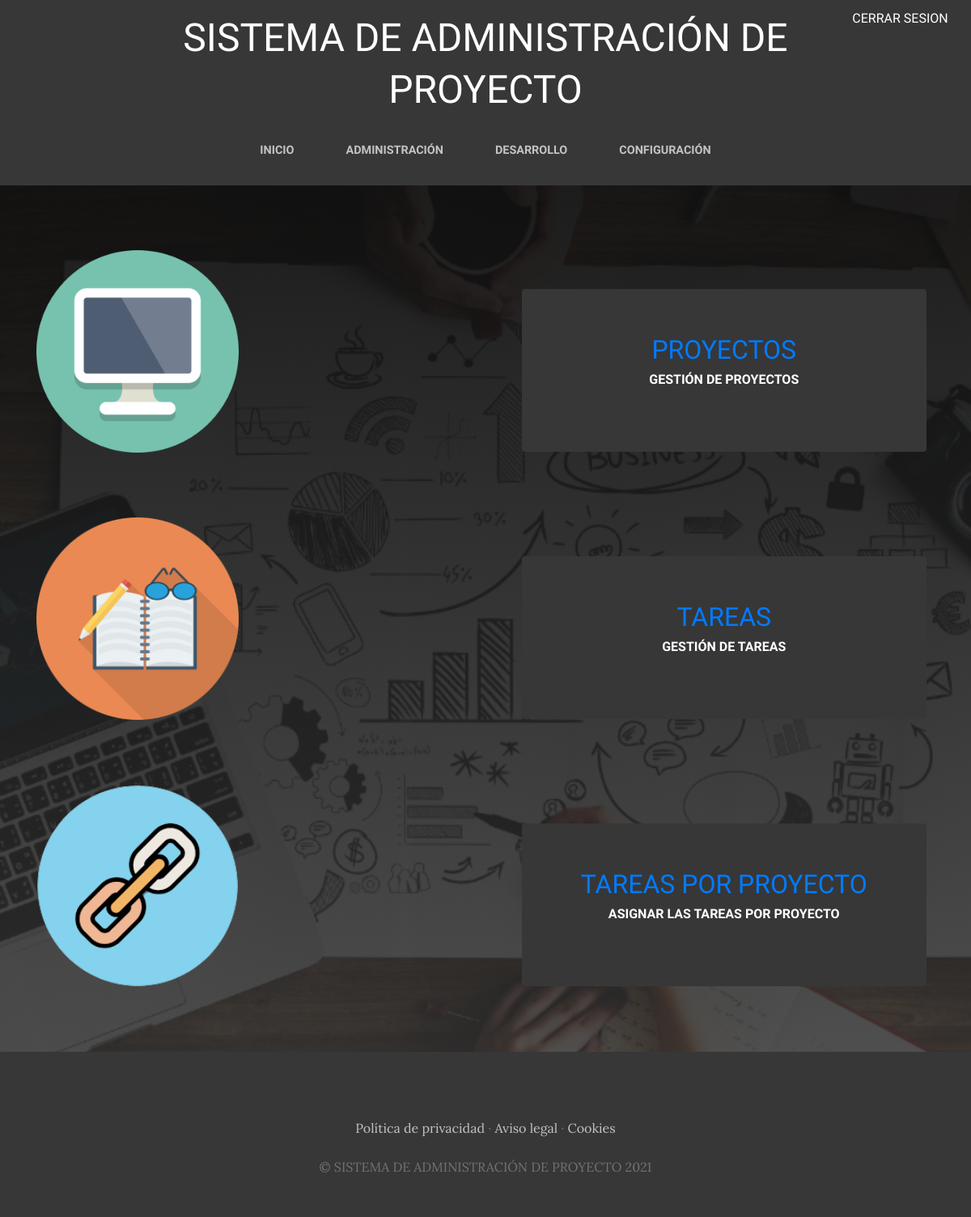
Page /desarrollo/ (signed in) on the committed database.
### desarrollo/models.py (models this page shows, shortened)
class Desarrollo(models.Model):
    titulo= models.CharField(max_length=50)
    contenido= models.CharField(max_length=50)
    imagen= models.ImageField(upload_to='desarrollo')
    create= models.DateTimeField(auto_now_add= True)
    updated= models.DateTimeField(auto_now_add= True)
    code_url = models.CharField(max_length=250)
    class Meta:
        verbose_name='Modulo de desarrollo'
        verbose_name_plural='Modulos de desarrollo'

### desarrollo/views.py (the view)
# urls.py: path('',views.desarrollo_view, name="desarrollo"),
@login_required(login_url='/ingresar')
def desarrollo_view(request):
    desarrollo = Desarrollo.objects.all()
    return render(request,"desarrollo/desarrollo_tpl.html",{'desarrollo':desarrollo})

### desarrollo/Templates/desarrollo/desarrollo_tpl.html
{% extends "SysGesApp/base.html" %}
{% load static %}
{% block content %}
    {% for desarrollo in desarrollo %}
   <section class="page-section clearfix">
      <div class="container">
        <div class="intro">
          <img class="intro-img img-fluid mb-3 mb-lg-0 rounded"
          src="{{desarrollo.imagen.url}}" alt=""
          style="width: 250px;">
          <div class="intro-text left-0 text-center bg-faded p-5 rounded">
            <h2 class="section-heading mb-4" >
              <a class="nav-link text-uppercase text-expanded" href="{{desarrollo.code_url}}">{{desarrollo.titulo}}</a>
              <span class="section-heading-upper">{{desarrollo.contenido}}</span>
            </h2>
          </div>
        </div>
      </div>
    </section>
    {% endfor %}
{% endblock %}

### SysGesApp/static/SysGesApp/css/gestion.css (style rules this page uses)
body { font-family: 'Lora'; background: linear-gradient(rgba(10, 10, 10, 0.966), rgba(56, 56, 56, 0.829)), url("../img/main_bg.jpg"); background-attachment: fixed; background-position: center; background-size: cover; }
h1, h2, h3, h4, h5, h6 { font-family: 'Raleway'; }
.page-section { margin-top: 5rem; margin-bottom: 5rem; }
.section-heading { text-transform: uppercase; }
.section-heading .section-heading-upper { display: block; font-size: 1rem; font-weight: 800; padding-bottom:.5rem; }
.bg-faded { background-color: rgba(255, 255, 255, 0.85); }
.intro { position: relative; }
@media (min-width: 992px) { .intro .intro-img { width: 75%; float: left; } }
@media (min-width: 992px) { .intro .intro-text { left: 600; width: 60%; margin-top: 3rem; background-color: rgb(55,55,55); color: rgb(255, 255, 255); position: absolute; } }
@media (min-width: 1200px) { .intro .intro-text { width: 45%; } }

### rows in the picture
Desarrollo: imagen (picture), titulo "PROYECTOS", contenido "GESTIÓN DE PROYECTOS"
Desarrollo: imagen (picture), titulo "TAREAS", contenido "GESTIÓN DE TAREAS"
Desarrollo: imagen (picture), titulo "TAREAS POR PROYECTO", contenido "ASIGNAR LAS TAREAS POR PROYECTO"
